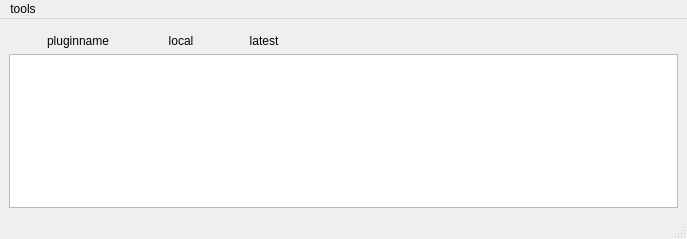
<?xml version="1.0" encoding="UTF-8"?>
<ui version="4.0">
 <class>MainWindow</class>
 <widget class="QMainWindow" name="MainWindow">
  <property name="geometry">
   <rect>
    <x>0</x>
    <y>0</y>
    <width>687</width>
    <height>239</height>
   </rect>
  </property>
  <property name="windowTitle">
   <string>pluginMaintenance</string>
  </property>
  <widget class="QWidget" name="centralwidget">
   <layout class="QVBoxLayout" name="verticalLayout">
    <property name="spacing">
     <number>1</number>
    </property>
    <item>
     <widget class="QWidget" name="widget" native="true">
      <property name="minimumSize">
       <size>
        <width>0</width>
        <height>25</height>
       </size>
      </property>
      <property name="maximumSize">
       <size>
        <width>16777215</width>
        <height>25</height>
       </size>
      </property>
      <layout class="QHBoxLayout" name="horizontalLayout">
       <property name="spacing">
        <number>3</number>
       </property>
       <property name="leftMargin">
        <number>9</number>
       </property>
       <property name="topMargin">
        <number>0</number>
       </property>
       <property name="rightMargin">
        <number>9</number>
       </property>
       <property name="bottomMargin">
        <number>0</number>
       </property>
       <item>
        <widget class="QLabel" name="label">
         <property name="minimumSize">
          <size>
           <width>120</width>
           <height>0</height>
          </size>
         </property>
         <property name="maximumSize">
          <size>
           <width>120</width>
           <height>16777215</height>
          </size>
         </property>
         <property name="text">
          <string>pluginname</string>
         </property>
         <property name="alignment">
          <set>Qt::AlignCenter</set>
         </property>
        </widget>
       </item>
       <item>
        <widget class="QLabel" name="label_2">
         <property name="minimumSize">
          <size>
           <width>80</width>
           <height>0</height>
          </size>
         </property>
         <property name="maximumSize">
          <size>
           <width>80</width>
           <height>16777215</height>
          </size>
         </property>
         <property name="text">
          <string>local</string>
         </property>
         <property name="alignment">
          <set>Qt::AlignCenter</set>
         </property>
        </widget>
       </item>
       <item>
        <widget class="QLabel" name="label_3">
         <property name="minimumSize">
          <size>
           <width>80</width>
           <height>0</height>
          </size>
         </property>
         <property name="maximumSize">
          <size>
           <width>80</width>
           <height>16777215</height>
          </size>
         </property>
         <property name="text">
          <string>latest</string>
         </property>
         <property name="alignment">
          <set>Qt::AlignCenter</set>
         </property>
        </widget>
       </item>
       <item>
        <spacer name="horizontalSpacer">
         <property name="orientation">
          <enum>Qt::Horizontal</enum>
         </property>
         <property name="sizeHint" stdset="0">
          <size>
           <width>351</width>
           <height>20</height>
          </size>
         </property>
        </spacer>
       </item>
      </layout>
     </widget>
    </item>
    <item>
     <widget class="QListWidget" name="listWidget">
      <property name="lineWidth">
       <number>0</number>
      </property>
      <property name="verticalScrollBarPolicy">
       <enum>Qt::ScrollBarAlwaysOff</enum>
      </property>
      <property name="horizontalScrollBarPolicy">
       <enum>Qt::ScrollBarAlwaysOff</enum>
      </property>
      <property name="autoScroll">
       <bool>false</bool>
      </property>
      <property name="editTriggers">
       <set>QAbstractItemView::NoEditTriggers</set>
      </property>
      <property name="showDropIndicator" stdset="0">
       <bool>false</bool>
      </property>
      <property name="alternatingRowColors">
       <bool>true</bool>
      </property>
      <property name="selectionMode">
       <enum>QAbstractItemView::NoSelection</enum>
      </property>
     </widget>
    </item>
   </layout>
  </widget>
  <widget class="QMenuBar" name="menubar">
   <property name="geometry">
    <rect>
     <x>0</x>
     <y>0</y>
     <width>687</width>
     <height>23</height>
    </rect>
   </property>
   <widget class="QMenu" name="menuTools">
    <property name="title">
     <string>tools</string>
    </property>
    <addaction name="actionfresh_version"/>
   </widget>
   <addaction name="menuTools"/>
  </widget>
  <widget class="QStatusBar" name="statusbar"/>
  <action name="actionfresh_version">
   <property name="text">
    <string>fresh version</string>
   </property>
  </action>
 </widget>
 <resources/>
 <connections/>
</ui>
